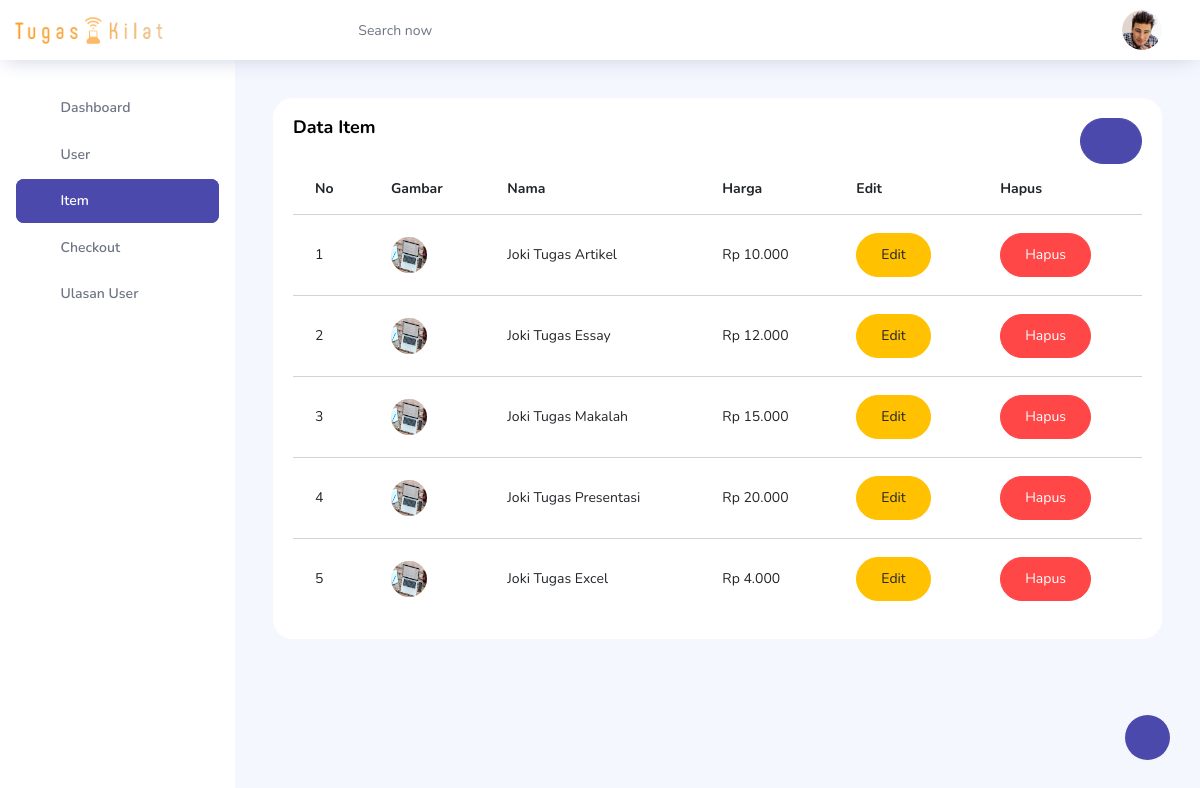
The app's page /admin/index.php?page=item with its own data.
### tables this page shows
CREATE TABLE `item` (
  `id_item` int(100) NOT NULL,
  `nama` varchar(100) NOT NULL,
  `deskripsi` varchar(100) NOT NULL,
  `harga` varchar(100) NOT NULL,
  `gambar` varchar(100) NOT NULL
);

### admin/page/item/item.php (the view, shortened to what this page needs)
<div class="main-panel">
    <div class="content-wrapper">
        <div class="row">
            <div class="col-md-12 grid-margin stretch-card">
                <div class="card">
                    <div class="card-body">
                        <div class="row">
                            <div class="col">
                                <h4 class="card-title">Data Item</h4>
                            </div>
                            <div class="col">
                                <button type="button" class="btn btn-primary btn-rounded float-right" data-toggle="modal" data-target="#exampleModal"><i class="ti ti-plus"></i>
                                </button>
                            </div>
                        </div>
                        <div class="table-responsive">
                            <table class="table table-hover">
                                <thead>
                                    <tr>
                                        <th>No</th>
                                        <th>Gambar</th>
                                        <th>Nama</th>
                                        <th>Harga</th>
                                        <th>Edit</th>
                                        <th>Hapus</th>
                                    </tr>
                                </thead>
                                <tbody>
                                    <?php
                                    include('./conf/koneksi.php');
                                    $sql = "SELECT * FROM item";
                                    $query = mysqli_query($koneksi, $sql);
                                    $no = 0;
                                    while ($data = mysqli_fetch_array($query)) {
                                        $no = $no + 1;
                                    ?>
                                        <tr>
                                            <td><?= $no; ?></td>
                                            <td class="py-1">
                                                <img src="page/item/img/<?= $data['gambar']; ?>" alt="image">
                                            </td>
                                            <td><?= $data['nama']; ?></td>
                                            <td>Rp <?= number_format($data['harga'], 0, ',', '.'); ?></td>
                                            <td><a href="?page=edit-item&id_item=<?= $data['id_item'] ?>" class="btn btn-warning btn-rounded">Edit</a></td>
                                            <td><a href="page/item/hapus-item.php?id_item=<?= $data['id_item'] ?>" onclick="return confirm('Apakah Anda Yakin Ingin Menghapus Data?')" class="btn btn-danger btn-rounded">Hapus</a></td>
                                        </tr>
                                    <?php } ?>
                                </tbody>
                            </table>
                        </div>
                    </div>
                </div>
            </div>
        </div>
    </div>
</div>

### records on screen
item: gambar (picture), nama "Joki Tugas Artikel", harga "10.000"
item: gambar (picture), nama "Joki Tugas Essay", harga "12.000"
item: gambar (picture), nama "Joki Tugas Makalah", harga "15.000"
item: gambar (picture), nama "Joki Tugas Presentasi", harga "20.000"
item: gambar (picture), nama "Joki Tugas Excel", harga "4.000"
